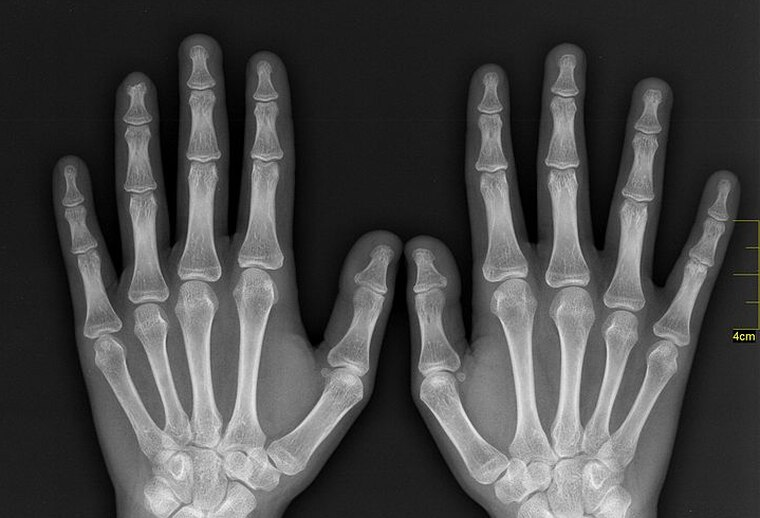
%> input picture data/x-ray.jpg, 760 x 518 px
$ octave lab8.m   (GNU Octave 9; MATLAB toolbox functions it lacks are replaced by stand-ins)
%> lines starting %> are read from the running program, lines starting %| are printed output that depends on the picture
%Histograms Equalization
clear all;
close all;
clc;
image=imread('F:\BMI\data\x-ray.jpg');
%> image is the input picture: size 518x760x3 uint8; mean R, G, B 71.4, 71.4, 71.4
subplot(2,2,1)
imshow(image);
title('Orignal');

gray_image=rgb2gray(image);
x_ray_imadjust=imadjust(gray_image);
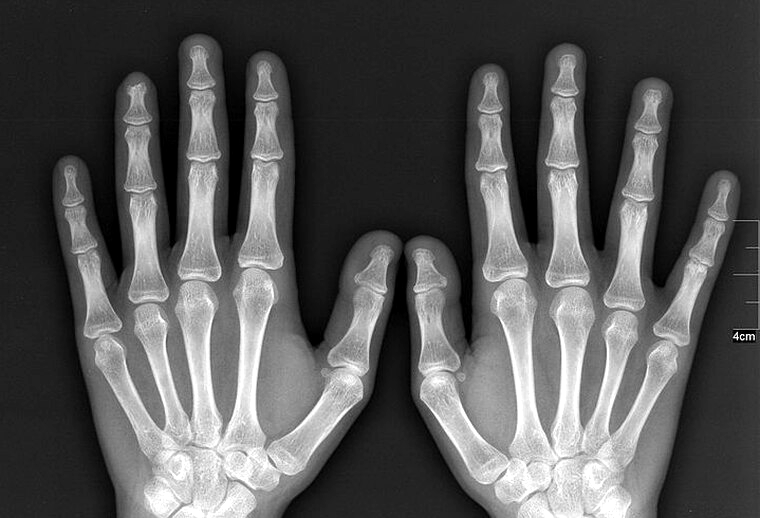
%> x_ray_imadjust: size 518x760 uint8; min 0, max 255, mean 86.7

subplot(2,2,2 );
imshow(x_ray_imadjust);%Adjust image intensity values or color map
title('Imadjust');

XRay_histeq=histeq(image); %Enhance contrast using histogram equalization
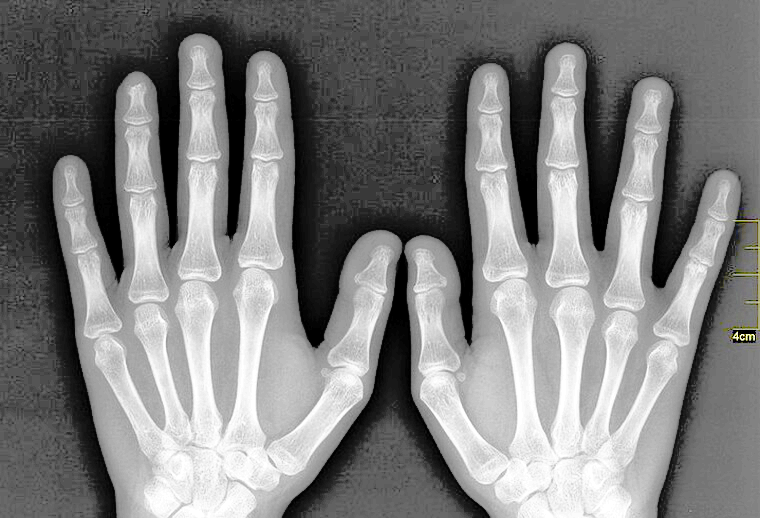
%> XRay_histeq: size 518x760x3 uint8; mean R, G, B 127.1, 127.1, 126.9
subplot(2,2,3);
imshow(XRay_histeq);
title('Histeq');

gray_image=rgb2gray(image);
XRay_adapthisteq=adapthisteq(gray_image); %Contrast-limited adaptive histogram equalization (CLAHE)
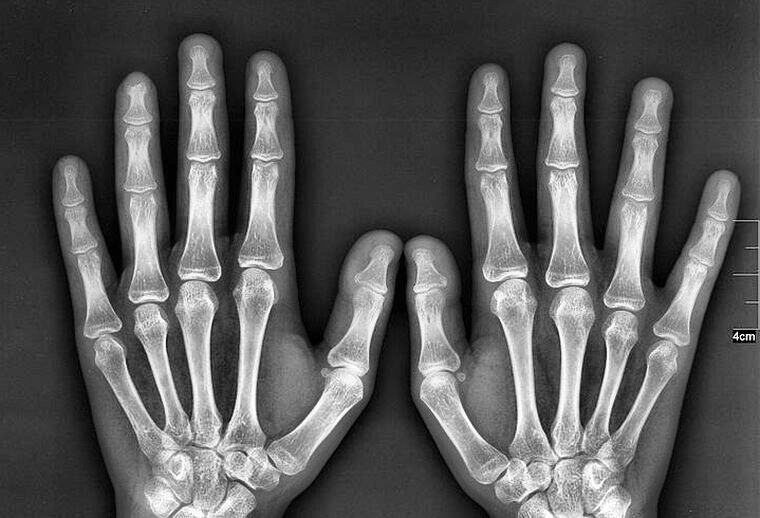
%> XRay_adapthisteq: size 518x760 uint8; min 0, max 255, mean 89
subplot(2,2,4);
imshow(XRay_adapthisteq);
title('Adapthisteq');

$ run again, with data/peppers.jpg copied over data/x-ray.jpg
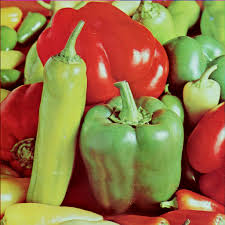
%> input picture data/peppers.jpg, 225 x 225 px
%> image is the input picture: size 225x225x3 uint8; mean R, G, B 149.9, 116, 67
%> `XRay_histeq=histeq(image);`:
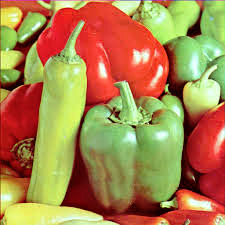
%> XRay_histeq: size 225x225x3 uint8; mean R, G, B 170.3, 131.5, 76.6
%> `XRay_adapthisteq=adapthisteq(gray_image);`:
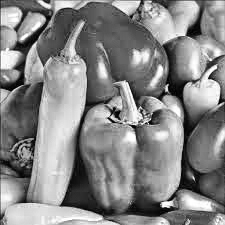
%> XRay_adapthisteq: size 225x225 uint8; min 0, max 255, mean 133.4
